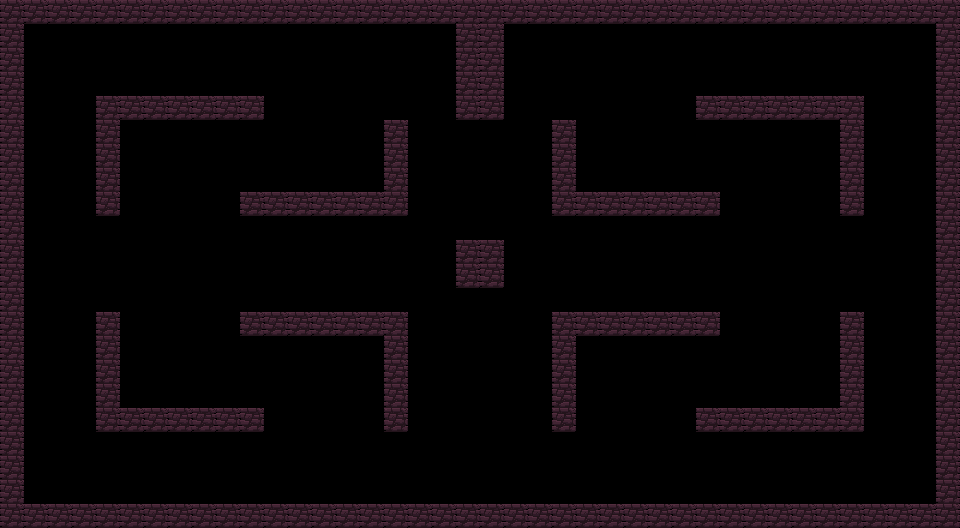

This is a level from a 2D game, rendered from its Tiled map with the project's own tilesets. A one-line summary and the complete map file follow:
An orthogonal 40x22 tile map with 24x24 px tiles, 1 tile layer (Tile Layer 1), 2 tilesets.

<map version="1.2" tiledversion="1.2.4" orientation="orthogonal" renderorder="left-up" width="40" height="22" tilewidth="24" tileheight="24" infinite="0" nextlayerid="2" nextobjectid="1">
 <tileset firstgid="1" name="01" tilewidth="24" tileheight="24" tilecount="100" columns="10">
  <image source="../img/tile_sets/01.png" width="240" height="240" />
 </tileset>
 <tileset firstgid="101" name="01" tilewidth="24" tileheight="24" tilecount="100" columns="10">
  <image source="../img/tile_sets/01.png" width="240" height="240" />
 </tileset>
 <layer id="1" name="Tile Layer 1" width="40" height="22">
  <data encoding="csv">
156,156,156,156,156,156,156,156,156,156,156,156,156,156,156,156,156,156,156,156,156,156,156,156,156,156,156,156,156,156,156,156,156,156,156,156,156,156,156,156,
156,0,0,0,0,0,0,0,0,0,0,0,0,0,0,0,0,0,0,156,156,0,0,0,0,0,0,0,0,0,0,0,0,0,0,0,0,0,0,156,
156,0,0,0,0,0,0,0,0,0,0,0,0,0,0,0,0,0,0,156,156,0,0,0,0,0,0,0,0,0,0,0,0,0,0,0,0,0,0,156,
156,0,0,0,0,0,0,0,0,0,0,0,0,0,0,0,0,0,0,156,156,0,0,0,0,0,0,0,0,0,0,0,0,0,0,0,0,0,0,156,
156,0,0,0,156,156,156,156,156,156,156,0,0,0,0,0,0,0,0,156,156,0,0,0,0,0,0,0,0,156,156,156,156,156,156,56,0,0,0,156,
156,0,0,0,156,0,0,0,0,0,0,0,0,0,0,0,156,0,0,0,0,0,0,56,0,0,0,0,0,0,0,0,0,0,0,156,0,0,0,156,
156,0,0,0,156,0,0,0,0,0,0,0,0,0,0,0,156,0,0,0,0,0,0,56,0,0,0,0,0,0,0,0,0,0,0,156,0,0,0,156,
156,0,0,0,156,0,0,0,0,0,0,0,0,0,0,0,156,0,0,0,0,0,0,56,0,0,0,0,0,0,0,0,0,0,0,156,0,0,0,156,
156,0,0,0,156,0,0,0,0,0,156,156,156,156,156,156,156,0,0,0,0,0,0,56,156,156,156,156,156,156,0,0,0,0,0,156,0,0,0,156,
156,0,0,0,0,0,0,0,0,0,0,0,0,0,0,0,0,0,0,0,0,0,0,0,0,0,0,0,0,0,0,0,0,0,0,0,0,0,0,156,
156,0,0,0,0,0,0,0,0,0,0,0,0,0,0,0,0,0,0,156,156,0,0,0,0,0,0,0,0,0,0,0,0,0,0,0,0,0,0,156,
156,0,0,0,0,0,0,0,0,0,0,0,0,0,0,0,0,0,0,156,156,0,0,0,0,0,0,0,0,0,0,0,0,0,0,0,0,0,0,156,
156,0,0,0,0,0,0,0,0,0,0,0,0,0,0,0,0,0,0,0,0,0,0,0,0,0,0,0,0,0,0,0,0,0,0,0,0,0,0,156,
156,0,0,0,156,0,0,0,0,0,156,156,156,156,156,156,156,0,0,0,0,0,0,156,156,156,156,156,156,56,0,0,0,0,0,156,0,0,0,156,
156,0,0,0,156,0,0,0,0,0,0,0,0,0,0,0,156,0,0,0,0,0,0,56,0,0,0,0,0,0,0,0,0,0,0,156,0,0,0,156,
156,0,0,0,156,0,0,0,0,0,0,0,0,0,0,0,156,0,0,0,0,0,0,56,0,0,0,0,0,0,0,0,0,0,0,156,0,0,0,156,
156,0,0,0,156,0,0,0,0,0,0,0,0,0,0,0,156,0,0,0,0,0,0,56,0,0,0,0,0,0,0,0,0,0,0,156,0,0,0,156,
156,0,0,0,156,156,156,156,156,156,156,0,0,0,0,0,56,0,0,0,0,0,0,56,0,0,0,0,0,156,156,156,156,156,156,56,0,0,0,156,
156,0,0,0,0,0,0,0,0,0,0,0,0,0,0,0,0,0,0,0,0,0,0,0,0,0,0,0,0,0,0,0,0,0,0,0,0,0,0,156,
156,0,0,0,0,0,0,0,0,0,0,0,0,0,0,0,0,0,0,0,0,0,0,0,0,0,0,0,0,0,0,0,0,0,0,0,0,0,0,156,
156,0,0,0,0,0,0,0,0,0,0,0,0,0,0,0,0,0,0,0,0,0,0,0,0,0,0,0,0,0,0,0,0,0,0,0,0,0,0,156,
156,156,156,156,156,156,156,156,156,156,156,156,156,156,156,156,156,156,156,156,156,156,156,156,156,156,156,156,156,156,156,156,156,156,156,156,156,156,156,156
</data>
 </layer>
</map>